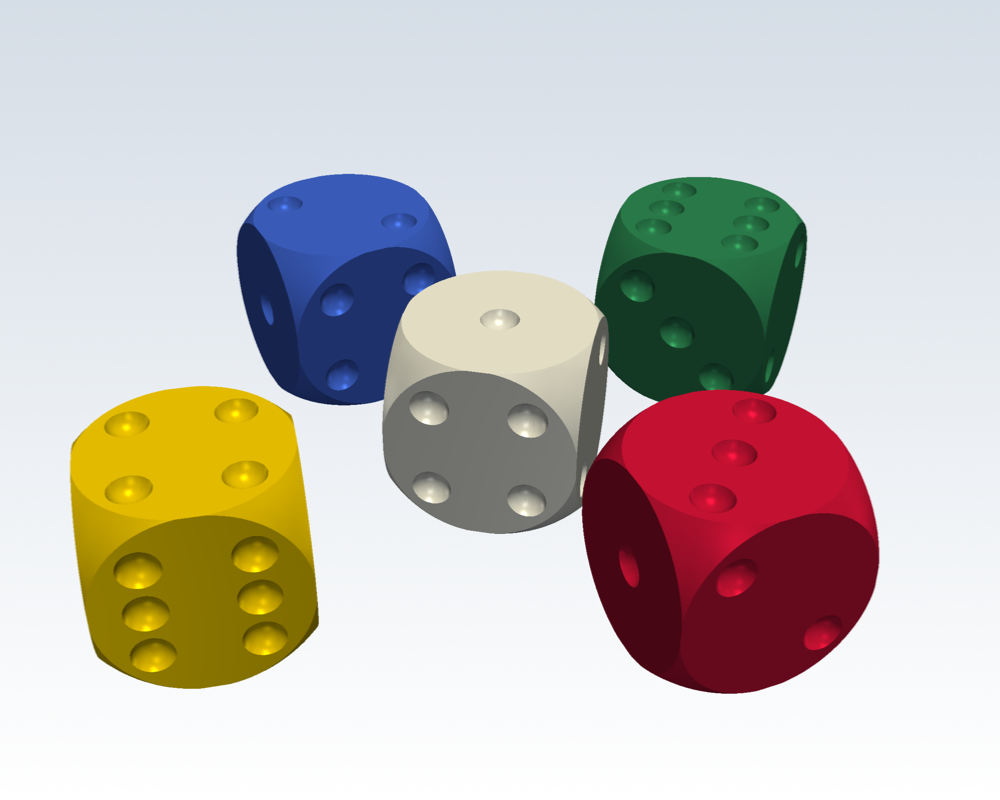

Here is the Python script that generated this plot:
"""A handful of dice - lots of cube-minus-sphere booleans.

Each die is a cube rounded off by intersecting it with a sphere, with 21
spherical pips subtracted from its faces: 22 booleans per die against
finely tessellated spheres, five dice in the scene.
"""

from pathlib import Path

from csgpy import box, sphere
from csgpy.pyvista import Scene

HERE = Path(__file__).parent

SIZE = 20  # edge length
D = 5  # pip offset from the face center

# Pip layouts on a face, in the face's own (u, v) coordinates.
LAYOUTS = {
    1: [(0, 0)],
    2: [(-D, -D), (D, D)],
    3: [(-D, -D), (0, 0), (D, D)],
    4: [(-D, -D), (-D, D), (D, -D), (D, D)],
    5: [(-D, -D), (-D, D), (0, 0), (D, -D), (D, D)],
    6: [(-D, -D), (-D, 0), (-D, D), (D, -D), (D, 0), (D, D)],
}

# Where each face's (u, v) lands in 3D, `h` being the distance out from the
# center. Opposite faces add up to 7, like real dice.
FACES = {
    1: lambda u, v, h: (u, v, h),
    6: lambda u, v, h: (u, v, -h),
    2: lambda u, v, h: (h, u, v),
    5: lambda u, v, h: (-h, u, v),
    3: lambda u, v, h: (u, h, v),
    4: lambda u, v, h: (u, -h, v),
}


def die():
    half = SIZE / 2
    cube = box(SIZE, SIZE, SIZE).translate(-half, -half, -half)
    body = cube & sphere(half * 1.42, segments=96, stacks=48)  # round off edges and corners
    for value, place in FACES.items():
        for u, v in LAYOUTS[value]:
            # Center just outside the face, so each pip is a shallow dimple.
            body = body - sphere(2.2, segments=32, stacks=16).translate(*place(u, v, half + 0.8))
    return body


one = die()
scene = Scene(background=("white", "#d5dde6"))
for (x, y, z), (rx, ry, rz), color in [
    ((0, 0, 0), (0, 0, 20), "ivory"),
    ((30, -8, 0), (90, 0, -35), "crimson"),
    ((-28, 10, 0), (0, -90, 60), "royalblue"),
    ((8, 32, 0), (180, 0, 10), "seagreen"),
    ((-12, -34, 0), (-90, 0, 45), "gold"),
]:
    scene.add(one.rotate(rx, ry, rz).translate(x, y, z), color, specular=0.6, specular_power=30)
scene.show(camera=[(70, -110, 90), (0, 0, 0), (0, 0, 1)], screenshot=HERE / "dice.png")
